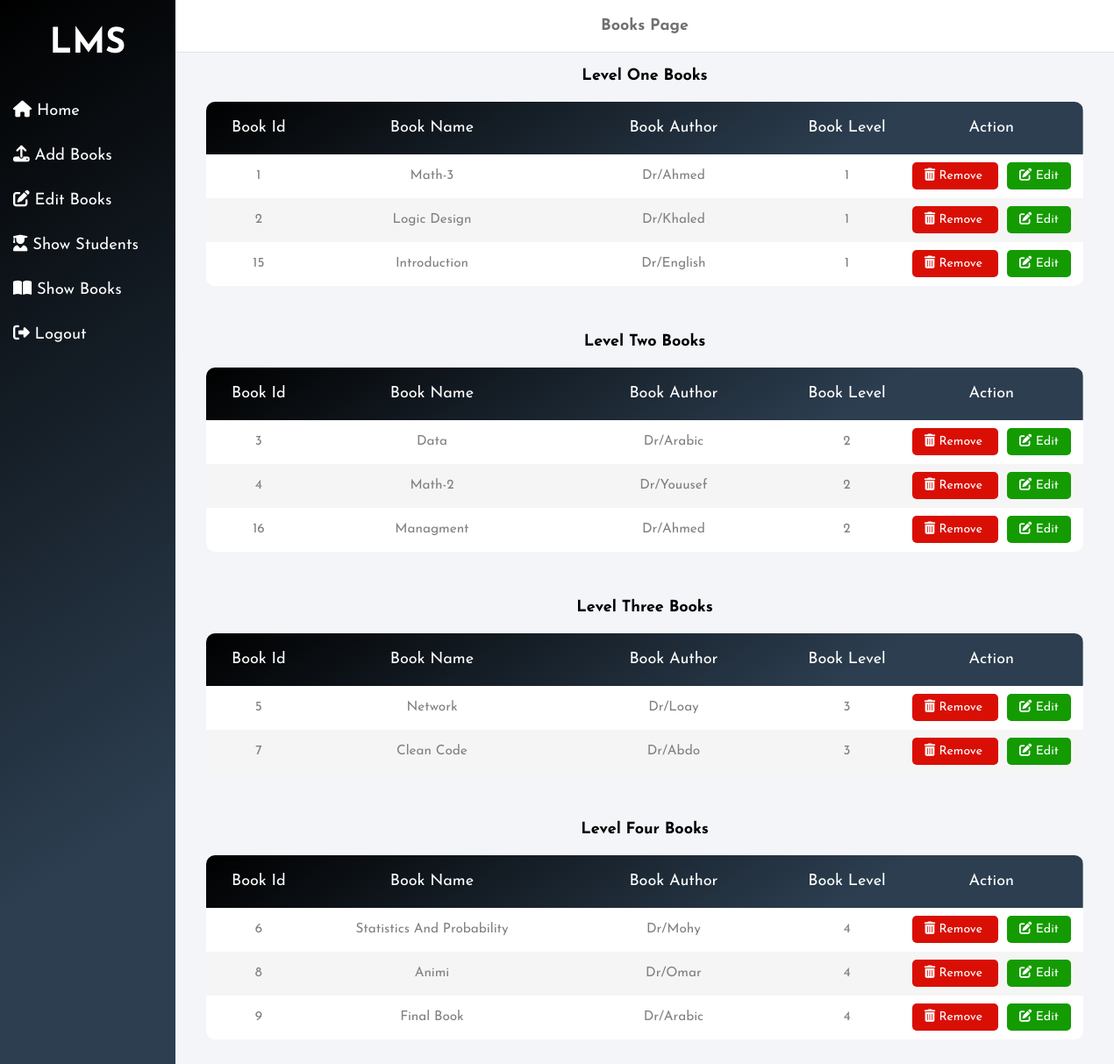
The app's page /adminshowbook.php with its own data.
### tables this page shows
CREATE TABLE `book` (
  `b_id` int(11) NOT NULL,
  `b_name` varchar(255) DEFAULT NULL,
  `b_author` varchar(255) DEFAULT NULL,
  `b_level` smallint(6) DEFAULT NULL
);

### adminshowbook.php (the view, shortened to what this page needs)
<?php
require './config.php';
$id = filter_input(INPUT_GET, 'id', FILTER_SANITIZE_NUMBER_INT);
$levels = array('','One','Two','Three','Four');
?>
<!DOCTYPE html>
<html lang="en">
<head>
  <link rel="stylesheet" href="css/adminshowbook.css">
</head>
<body>
  <div class="wrapper">
    <div class="sidebar">
      <h1>
        LMS
      </h1>
      <ul>
        <li><a href="adminhome.php?id=<?= $id ?>"><i class="fas fa-home"></i> Home</a></li>
        <li><a href="addbook.php?id=<?= $id ?>"><i class="fas fa-upload"></i> Add Books</a></li>
        <li><a href="searchbook.php?id=<?=$id?>"><i class="fas fa-edit"></i> Edit Books</a></li>
        <li><a href="adminshowstudents.php?id=<?= $id ?>"><i class="fas fa-user-graduate"></i> Show Students</a></li>
        <li><a href="adminshowbook.php?id=<?= $id ?>"><i class="fas fa-book-open"></i> Show Books</a></li>
        <li><a href="index.php"><i class="fas fa-sign-out-alt"></i> Logout</a></li>
      </ul>
    </div>
    <div class="main_content">
      <div class="header">
        <h1> Books Page </h1>
      </div>
      <?php
      for($i=1;$i<5;$i++){
        $query = "SELECT *FROM book WHERE b_level= '$i' ";
        $result = mysqli_query($con, $query);
        ?>
        <div>
        <br>
        <h1 style=" text-align: center;">Level <?= $levels[$i]?> Books </h1>
      </div>
      <div class="container-table100">
        <div class="wrap-table100">
          <div class="table100">
            <table>
              <thead>
                <tr class="table100-head">
                  <th class="column1">Book Id</th>
                  <th class="column2">Book Name</th>
                  <th class="column3">Book Author</th>
                  <th class="column4">Book Level</th>
                  <th class="column5">Action</th>
                </tr>
              </thead>
              <tbody>
                <?php
                while ($row = mysqli_fetch_assoc($result)) {
                ?>
                  <tr>
                    <td class="column1"><?= $row['b_id'] ?></td>
                    <td class="column2"><?= $row['b_name'] ?></td>
                    <td class="column3"><?= $row['b_author'] ?></td>
                    <td class="column4"><?= $row['b_level'] ?></td>
                    <td class="column5"> <a class="btn_remove" href="delete.php?b_id=<?= $row['b_id'] ?>&id=<?= $id ?>"><i class="fas fa-trash-alt"></i> Remove </a>
                    <a class="btn_edit" href="searchbook.php?b_id=<?= $row['b_id'] ?>&id=<?= $id ?>"><i class="fas fa-edit"></i> Edit </a> </td>
                  </tr>
                <?php } ?>
              </tbody>
            </table>
          </div>
        </div>
      </div>
      <br>
      <?php
      } ?>
    </div>
  </div>
</body>
</html>

### CSS/adminshowbook.css (style rules this page uses)
* { margin: 0; padding: 0; box-sizing: border-box; list-style: none; text-decoration: none; font-family: 'Josefin Sans', sans-serif; font-size: 102%; }
body { background-color: #f3f5f9; }
.wrapper { display: flex; position: relative; }
.wrapper .sidebar { width: 200px; height: 105%; background-image: linear-gradient(147deg, #000000 0%, #2c3e50 74%); padding: 30px 0px; position: fixed; }
.wrapper .sidebar h1 { color: #fff; text-align: center; margin-bottom: 30px; font-size: 40px; }
.wrapper .sidebar ul li { padding: 15px; }
.wrapper .sidebar ul li a { color: #ffffff; }
.wrapper .main_content { width: 100%; margin-left: 200px; }
.wrapper .main_content .header { padding: 20px; background: #fff; color: #717171; border-bottom: 1px solid #e0e4e8; text-align: center; }
* { margin: 0; padding: 0; box-sizing:border-box }
body, html { height: 100%; font-family:sans-serif }
a { margin: 0; transition: all .4s; -webkit-transition: all .4s; -o-transition: all .4s; -moz-transition:all .4s }
h1, h2, h3, h4, h5, h6 { margin:0 }
ul, li { margin: 0; list-style-type:none }
.container-table100 { width: 100%; display: flex; justify-content: center; flex-wrap: wrap; padding:20px 30px }
.wrap-table100 { width: 1000px; }
table { border-collapse: collapse; background: #fff; border-radius: 10px; overflow: hidden; width: 100%; margin: 0 auto; position:relative }
table * { position:relative }
table thead tr { height: 60px; background-image: linear-gradient(147deg, #000000 0%, #2c3e50 74%); }
table tbody tr { height:50px }
table tbody tr:last-child { border:0 }
table td, table th { text-align: center; }
.table100-head th { font-family: 'Josefin Sans', sans-serif; font-size: 18px; color: #fff; line-height: 1.2; font-weight:unset }
tbody tr:nth-child(even) { background-color:#f5f5f5 }
tbody tr { font-family: 'Josefin Sans', sans-serif; font-size: 15px; color: gray; line-height: 1.2; font-weight:unset }
.column1 { width: 100px; }
.column2 { width:230px }
.column3 { width:230px }
.column4 { width: 100px; }
.column5 { width: 175px; }
.btn_remove { background-color: rgb(217, 15, 5); border: none; color: white; padding: 8px 14px; font-size: 14px; cursor: pointer; border-radius: 5px; }
.btn_edit { background-color: rgb(20, 155, 2); border: none; color: white; padding: 8px 14px; font-size: 14px; cursor: pointer; border-radius: 5px; }

### records on screen
book: b_id "1", b_name "Math-3", b_author "Dr/Ahmed", b_level "1"
book: b_id "2", b_name "Logic Design", b_author "Dr/Khaled", b_level "1"
book: b_id "15", b_name "Introduction", b_author "Dr/English", b_level "1"
book: b_id "3", b_name "Data", b_author "Dr/Arabic", b_level "2"
book: b_id "4", b_name "Math-2", b_author "Dr/Youusef", b_level "2"
book: b_id "16", b_name "Managment", b_author "Dr/Ahmed", b_level "2"
book: b_id "5", b_name "Network", b_author "Dr/Loay", b_level "3"
book: b_id "7", b_name "Clean Code", b_author "Dr/Abdo", b_level "3"
book: b_id "6", b_name "Statistics And Probability", b_author "Dr/Mohy", b_level "4"
book: b_id "8", b_name "Animi", b_author "Dr/Omar", b_level "4"
book: b_id "9", b_name "Final Book", b_author "Dr/Arabic", b_level "4"

### other values on screen
$levels[$i] "One"
$levels[$i] "Two"
$levels[$i] "Three"
$levels[$i] "Four"
